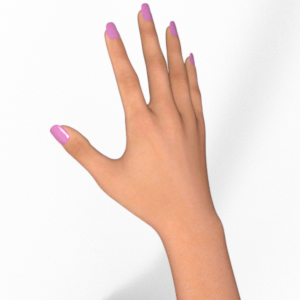
#> input picture rps/test/paper/testpaper01-03.png, 300 x 300 px
$ python -i make-recycling-set.py   (imports and definitions only)
#> lines starting #> are read from the running program, lines starting #| are printed output that depends on the picture; after the words box and inside, x2 and y2 are one past the last pixel; in counts of white or black regions, pixels touching at a corner belong together
"""Make the recycling test set and training folders for the classifier board from TrashNet.

TrashNet (github.com/garythung/trashnet, MIT licence, Gary Thung and Mindy Yang): about 2,500 photos of paper, plastic,
cardboard, glass, metal and trash, each on a white posterboard. Download data/dataset-resized.zip from that repo, unzip
it and pass the dataset-resized folder:

    python3 tools/classifier/make-recycling-set.py path/to/dataset-resized

Writes playground-board/media/classifier/recycling/:
    test/<group>-<label>-<n>.jpg and test.json   the fixed test set the board marks (8 per group per class)
    recycling-biased.zip, recycling-good.zip      training folders to upload into Teachable Machine (one folder per class)

Groups: plain (as photographed), messy (the item cut out and put on a cluttered bench), dim (low light), squashed
(crumpled items at odd angles, cropped off centre), neither (glass and metal: not paper or plastic).
The messy bench is drawn (wood grain, pens, sticky notes) with real photos of other items on it. Fixed seed: running it
again makes the same set. Every image is used once across test and both training sets' plain photos.
"""
import io, json, random, sys, zipfile
from pathlib import Path
from PIL import Image, ImageDraw, ImageFilter, ImageEnhance, ImageChops

SIZE = 256
SRC = Path(sys.argv[1] if len(sys.argv) > 1 else 'dataset-resized')
OUT = Path(__file__).resolve().parents[2] / 'playground-board' / 'media' / 'classifier' / 'recycling'
rng = random.Random(20261010)


# [10 lines left out: functions files, square, not called in this run]


def mask_of(im):
    """The item, as a soft mask, found by its difference from the posterboard. None when it is not clean enough."""
    im = im.convert('RGB')
    w, h = im.size
#> w = 300; h = 300
    px = im.load()
    border = [px[x, y] for x in range(0, w, 4) for y in (0, 1, h - 2, h - 1)] + [px[x, y] for y in range(0, h, 4) for x in (0, 1, w - 2, w - 1)]
#> border = 600 items, first 6: (254, 254, 254), (254, 254, 254), (252, 252, 252), (252, 252, 252), (253, 253, 253), (254, 254, 254)
    bg = tuple(sorted(c[i] for c in border)[len(border) // 2] for i in range(3))
#> bg = (251, 251, 251)
    diff = ImageChops.difference(im, Image.new('RGB', im.size, bg)).convert('L')
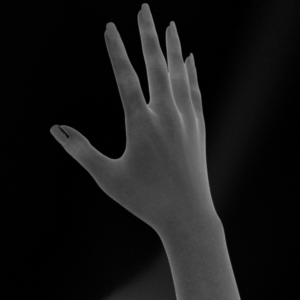
#> diff: PIL image 300x300 L; min 0, max 154, mean 23.2
    # Shadows and posterboard vary gently; edges and colour do not.
    edges = im.convert('L').filter(ImageFilter.FIND_EDGES).filter(ImageFilter.MaxFilter(5))
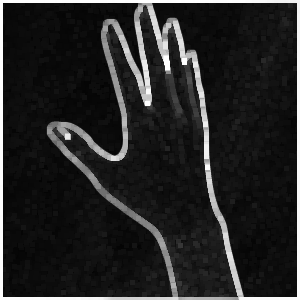
#> edges: PIL image 300x300 L; min 3, max 255, mean 36.8
    m = ImageChops.lighter(diff.point(lambda v: 255 if v > 38 else 0), edges.point(lambda v: 255 if v > 40 else 0))
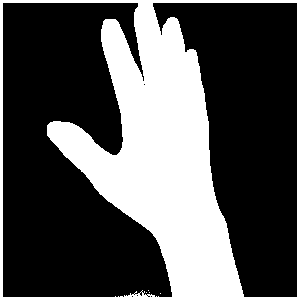
#> m: PIL image 300x300 L; 33.2% white; 5 white regions (4 under 20 px), largest, box (x1, y1, x2, y2) and area: (0, 0, 300, 300) 29881
    m = m.filter(ImageFilter.MaxFilter(9)).filter(ImageFilter.MinFilter(9))
#> m: PIL image 300x300 L; 33.6% white; 1 white region, box (x1, y1, x2, y2) and area: (0, 0, 300, 300) 30274
    ImageDraw.Draw(m).rectangle([0, 0, w - 1, h - 1], outline=0, width=6)   # the photo's own edge is not an edge
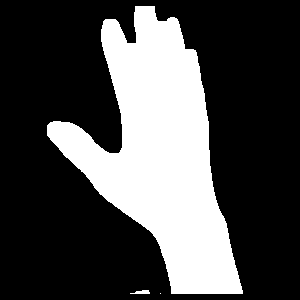
#> m: PIL image 300x300 L; 29.2% white; 3 white regions (1 under 20 px), largest, box (x1, y1, x2, y2) and area: (47, 6, 243, 294) 26261, (130, 290, 150, 294) 55
    # Fill holes: flood the background from the corners, then everything not reached is the item.
    inv = m.copy()
    for c in [(0, 0), (w - 1, 0), (0, h - 1), (w - 1, h - 1)]:
        if inv.getpixel(c) == 0:
            ImageDraw.floodfill(inv, c, 128)
    m = inv.point(lambda v: 0 if v == 128 else 255).filter(ImageFilter.MinFilter(5))
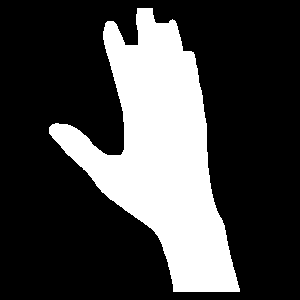
#> m: PIL image 300x300 L; 26.7% white; 1 white region, box (x1, y1, x2, y2) and area: (49, 8, 240, 292) 24009
    hist = m.histogram()
#> hist = 256 values, max 65991 at index 0, min 0 at index 1, mean 351.6
    frac = hist[255] / (w * h)
#> frac = 0.267
    edge_on = sum(1 for x in range(0, w, 2) for y in (10, h - 11) if m.getpixel((x, y))) + sum(1 for y in range(0, h, 2) for x in (10, w - 11) if m.getpixel((x, y)))
#> edge_on = 41
    if not (0.08 < frac < 0.7) or edge_on > 0.12 * (w + h):
        return None
    return hull(m).filter(ImageFilter.GaussianBlur(2))


def hull(m):
    """Fill the mask's convex hull: a white sheet on a white board is found only where it is printed or shadowed."""
    w, h = m.size
#> h = 300
    pts = sorted({(x, y) for y in range(0, h, 3) for x in range(0, w, 3) if m.getpixel((x, y))})
#> pts = 2670 pairs, first value 51 to 237, second value 9 to 291
    if len(pts) < 3:
        return m
    cross = lambda o, a, b: (a[0] - o[0]) * (b[1] - o[1]) - (a[1] - o[1]) * (b[0] - o[0])
    lo, hi = [], []
    for p in pts:
        while len(lo) >= 2 and cross(lo[-2], lo[-1], p) <= 0:
            lo.pop()
        lo.append(p)
#> this loop made 2670 passes
#> p on passes 1 to 3: (51, 126), (51, 129), (51, 132)
#> after the loop, lo = [(51, 126), (105, 24), (108, 21), (138, 9), (150, 9), (174, 21), (192, 54), (195, 60), (201, 90), (237, 282), (237, 291)]
    for p in reversed(pts):
        while len(hi) >= 2 and cross(hi[-2], hi[-1], p) <= 0:
            hi.pop()
        hi.append(p)
#> this loop made 2670 passes
#> p on passes 1 to 3: (237, 291), (237, 288), (237, 285)
#> after the loop, hi = [(237, 291), (174, 291), (51, 135), (51, 126)]
    out = Image.new('L', m.size, 0)
#> out: PIL image 300x300 L; every value is 0
    ImageDraw.Draw(out).polygon(lo[:-1] + hi[:-1], fill=255)
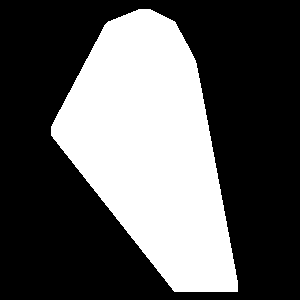
#> out: PIL image 300x300 L; 35.3% white; 1 white region, box (x1, y1, x2, y2) and area: (51, 9, 238, 292) 31813
    return out


def cutout(path):
    im = Image.open(path).convert('RGB')
    m = mask_of(im)
#> in mask_of, `return hull(m).filter(ImageFilter.GaussianBlur(2))`:
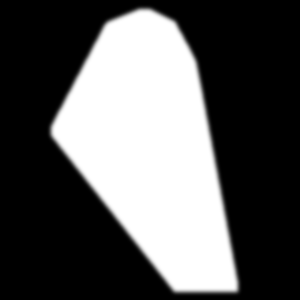
#> returned value: PIL image 300x300 L; min 0, max 255, mean 90.1
    if m is None:
        return None
    box = m.point(lambda v: 255 if v > 60 else 0).getbbox()
#> box = (50, 8, 239, 293)
    return im.crop(box), m.crop(box)


# [72 lines left out: functions bench, paste, messy, dim, squashed, busy, not called in this run]


def save(im, path):
    path.parent.mkdir(parents=True, exist_ok=True)
    im.save(path, quality=82)


# [81 lines left out: functions jpeg, main, not called in this run]


# [1 line not run here, left out]

>>> result = cutout('../../rps/test/paper/testpaper01-03.png')

$ run again, on rps/test/paper/testpaper02-10.png
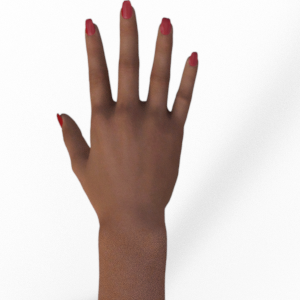
#> input picture rps/test/paper/testpaper02-10.png, 300 x 300 px
#> border = 600 items, first 6: (254, 254, 254), (254, 254, 254), (250, 250, 250), (249, 249, 249), (254, 254, 254), (254, 254, 254)
#> bg = (250, 250, 250)
#> in mask_of, `m = inv.point(lambda v: 0 if v == 128 else 255).filter(ImageFilter.Min..`:
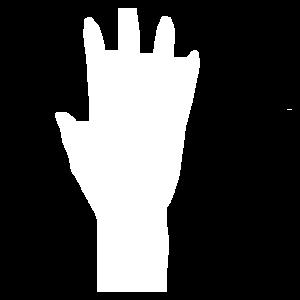
#> m: PIL image 300x300 L; 27.9% white; 2 white regions (1 under 20 px), largest, box (x1, y1, x2, y2) and area: (55, 8, 200, 292) 25076
#> hist = 256 values, max 64919 at index 0, min 0 at index 1, mean 351.6
#> frac = 0.279
#> edge_on = 45
#> pts = 2781 pairs, first value 57 to 198, second value 9 to 291
#> the loop in hull, `for p in pts:` made 2781 passes
#> p on passes 1 to 3: (57, 114), (57, 117), (57, 120)
#> after the loop in hull, `for p in pts:`: lo = [(57, 114), (84, 21), (87, 18), (120, 9), (135, 9), (168, 18), (171, 21), (198, 54), (198, 72)]
#> the loop in hull, `for p in reversed(pts):` made 2781 passes
#> p on passes 1 to 3: (198, 72), (198, 69), (198, 66)
#> after the loop in hull, `for p in reversed(pts):`: hi = [(198, 72), (165, 291), (99, 291), (57, 123), (57, 114)]
#> in mask_of, `return hull(m).filter(ImageFilter.GaussianBlur(2))`:
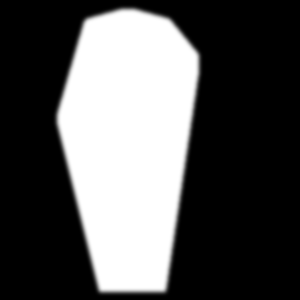
#> returned value: PIL image 300x300 L; min 0, max 255, mean 85.6
#> box = (56, 8, 200, 293)

$ run again, on rps/test/paper/testpaper02-24.png
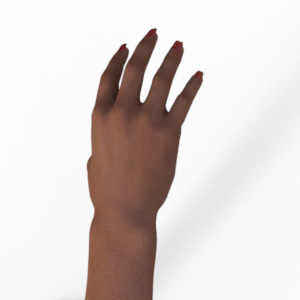
#> input picture rps/test/paper/testpaper02-24.png, 300 x 300 px
#> border = 600 items, first 6: (254, 254, 254), (254, 254, 254), (249, 249, 249), (249, 249, 249), (254, 254, 254), (253, 253, 253)
#> bg = (251, 251, 251)
#> in mask_of, `m = inv.point(lambda v: 0 if v == 128 else 255).filter(ImageFilter.Min..`:
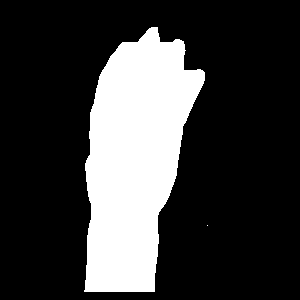
#> m: PIL image 300x300 L; 23.4% white; 2 white regions (1 under 20 px), largest, box (x1, y1, x2, y2) and area: (84, 27, 205, 292) 21081
#> hist = 256 values, max 68918 at index 0, min 0 at index 1, mean 351.6
#> frac = 0.234
#> edge_on = 35
#> pts = 2354 pairs, first value 84 to 207, second value 27 to 291
#> the loop in hull, `for p in pts:` made 2354 passes
#> p on passes 1 to 3: (84, 291), (87, 159), (87, 162)
#> after the loop in hull, `for p in pts:`: lo = [(84, 291), (87, 159), (90, 114), (99, 78), (108, 60), (117, 48), (123, 42), (153, 27), (156, 27), (183, 42), (204, 72), (207, 225)]
#> the loop in hull, `for p in reversed(pts):` made 2354 passes
#> p on passes 1 to 3: (207, 225), (204, 78), (204, 75)
#> after the loop in hull, `for p in reversed(pts):`: hi = [(207, 225), (153, 291), (84, 291)]
#> in mask_of, `return hull(m).filter(ImageFilter.GaussianBlur(2))`:
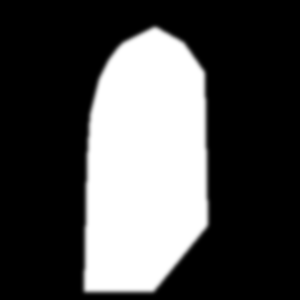
#> returned value: PIL image 300x300 L; min 0, max 255, mean 77.3
#> box = (83, 26, 209, 293)
